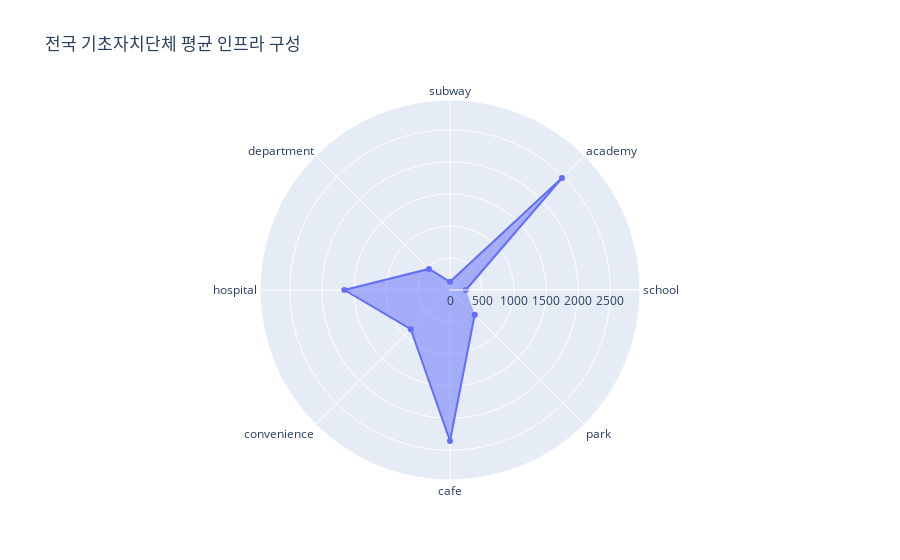

The code cell stored with this chart in its notebook:
### Markdown cell above
## 2. 평균값 및 상대적 수준 분석

### Code cell
# 2.1 전국 인프라 평균 레이더 차트
avg_scores = df[indicators].mean()

fig = go.Figure()

fig.add_trace(go.Scatterpolar(
    r=avg_scores.values,
    theta=indicators,
    fill='toself',
    name='전국 평균'
))

fig.update_layout(
  polar=dict(
    radialaxis=dict(
      visible=True,
      range=[0, avg_scores.max() * 1.2]
    )),
  showlegend=False,
  title='전국 기초자치단체 평균 인프라 구성'
)

fig.show()

### Figure 1 — Plotly figure (JSON) as saved in the notebook; plotly's stock layout.template omitted (floating-point values rounded to 4 significant figures)
{"data": [{"fill": "toself", "name": "전국 평균", "r": [246.2, 2470.0, 128.3, 464.9, 1649.0, 865.5, 2356.0, 544.8], "theta": ["school", "academy", "subway", "department", "hospital", "convenience", "cafe", "park"], "type": "scatterpolar"}], "layout": {"polar": {"radialaxis": {"range": [0, 2964.0], "visible": true}}, "showlegend": false, "title": {"text": "전국 기초자치단체 평균 인프라 구성"}}}
